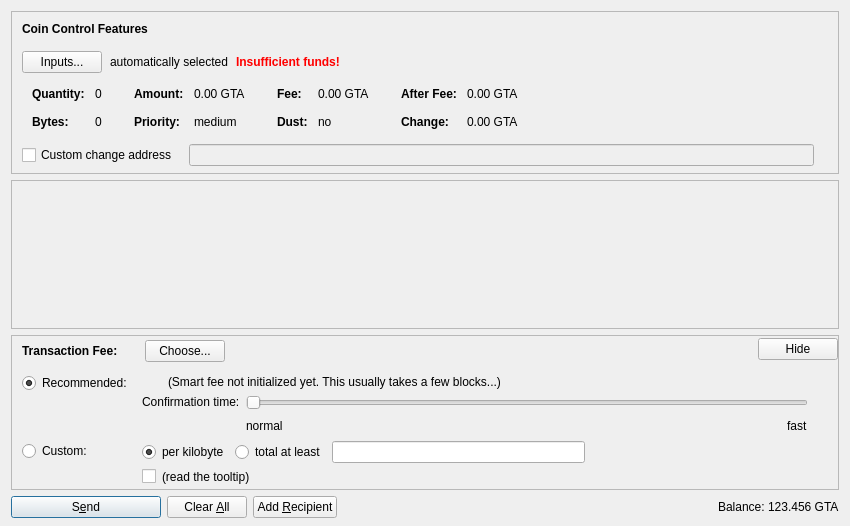
<?xml version="1.0" encoding="UTF-8"?>
<ui version="4.0">
 <class>SendCoinsDialog</class>
 <widget class="QDialog" name="SendCoinsDialog">
  <property name="geometry">
   <rect>
    <x>0</x>
    <y>0</y>
    <width>850</width>
    <height>526</height>
   </rect>
  </property>
  <property name="windowTitle">
   <string>Send Coins</string>
  </property>
  <layout class="QVBoxLayout" name="verticalLayout" stretch="0,1,0,0">
   <property name="bottomMargin">
    <number>8</number>
   </property>
   <item>
    <widget class="QFrame" name="frameCoinControl">
     <property name="sizePolicy">
      <sizepolicy hsizetype="Expanding" vsizetype="Expanding">
       <horstretch>0</horstretch>
       <verstretch>0</verstretch>
      </sizepolicy>
     </property>
     <property name="maximumSize">
      <size>
       <width>16777215</width>
       <height>16777215</height>
      </size>
     </property>
     <property name="frameShape">
      <enum>QFrame::StyledPanel</enum>
     </property>
     <property name="frameShadow">
      <enum>QFrame::Sunken</enum>
     </property>
     <layout class="QVBoxLayout" name="verticalLayoutCoinControl2">
      <property name="spacing">
       <number>0</number>
      </property>
      <property name="leftMargin">
       <number>0</number>
      </property>
      <property name="topMargin">
       <number>0</number>
      </property>
      <property name="rightMargin">
       <number>0</number>
      </property>
      <property name="bottomMargin">
       <number>6</number>
      </property>
      <item>
       <layout class="QVBoxLayout" name="verticalLayoutCoinControl" stretch="0,0,0,0,1">
        <property name="spacing">
         <number>0</number>
        </property>
        <property name="leftMargin">
         <number>10</number>
        </property>
        <property name="topMargin">
         <number>10</number>
        </property>
        <item>
         <layout class="QHBoxLayout" name="horizontalLayoutCoinControl1">
          <property name="bottomMargin">
           <number>15</number>
          </property>
          <item>
           <widget class="QLabel" name="labelCoinControlFeatures">
            <property name="sizePolicy">
             <sizepolicy hsizetype="Preferred" vsizetype="Maximum">
              <horstretch>0</horstretch>
              <verstretch>0</verstretch>
             </sizepolicy>
            </property>
            <property name="font">
             <font>
              <weight>75</weight>
              <bold>true</bold>
             </font>
            </property>
            <property name="styleSheet">
             <string notr="true">font-weight:bold;</string>
            </property>
            <property name="text">
             <string>Coin Control Features</string>
            </property>
           </widget>
          </item>
         </layout>
        </item>
        <item>
         <layout class="QHBoxLayout" name="horizontalLayoutCoinControl2" stretch="0,0,0,0">
          <property name="spacing">
           <number>8</number>
          </property>
          <property name="bottomMargin">
           <number>10</number>
          </property>
          <item>
           <widget class="QPushButton" name="pushButtonCoinControl">
            <property name="styleSheet">
             <string notr="true"/>
            </property>
            <property name="text">
             <string>Inputs...</string>
            </property>
            <property name="autoDefault">
             <bool>false</bool>
            </property>
           </widget>
          </item>
          <item>
           <widget class="QLabel" name="labelCoinControlAutomaticallySelected">
            <property name="text">
             <string>automatically selected</string>
            </property>
            <property name="margin">
             <number>5</number>
            </property>
           </widget>
          </item>
          <item>
           <widget class="QLabel" name="labelCoinControlInsuffFunds">
            <property name="font">
             <font>
              <weight>75</weight>
              <bold>true</bold>
             </font>
            </property>
            <property name="styleSheet">
             <string notr="true">color:red;font-weight:bold;</string>
            </property>
            <property name="text">
             <string>Insufficient funds!</string>
            </property>
            <property name="margin">
             <number>5</number>
            </property>
           </widget>
          </item>
          <item>
           <spacer name="horizontalSpacerCoinControl">
            <property name="orientation">
             <enum>Qt::Horizontal</enum>
            </property>
            <property name="sizeHint" stdset="0">
             <size>
              <width>40</width>
              <height>1</height>
             </size>
            </property>
           </spacer>
          </item>
         </layout>
        </item>
        <item>
         <widget class="QWidget" name="widgetCoinControl" native="true">
          <property name="sizePolicy">
           <sizepolicy hsizetype="Preferred" vsizetype="Preferred">
            <horstretch>0</horstretch>
            <verstretch>0</verstretch>
           </sizepolicy>
          </property>
          <property name="minimumSize">
           <size>
            <width>0</width>
            <height>0</height>
           </size>
          </property>
          <property name="styleSheet">
           <string notr="true"/>
          </property>
          <layout class="QHBoxLayout" name="horizontalLayoutCoinControl5">
           <property name="leftMargin">
            <number>0</number>
           </property>
           <property name="topMargin">
            <number>0</number>
           </property>
           <property name="rightMargin">
            <number>0</number>
           </property>
           <property name="bottomMargin">
            <number>0</number>
           </property>
           <item>
            <layout class="QHBoxLayout" name="horizontalLayoutCoinControl3" stretch="0,0,0,1">
             <property name="spacing">
              <number>20</number>
             </property>
             <property name="topMargin">
              <number>0</number>
             </property>
             <property name="bottomMargin">
              <number>10</number>
             </property>
             <item>
              <layout class="QFormLayout" name="formLayoutCoinControl1">
               <property name="horizontalSpacing">
                <number>10</number>
               </property>
               <property name="verticalSpacing">
                <number>14</number>
               </property>
               <property name="leftMargin">
                <number>10</number>
               </property>
               <property name="topMargin">
                <number>4</number>
               </property>
               <property name="rightMargin">
                <number>6</number>
               </property>
               <item row="0" column="0">
                <widget class="QLabel" name="labelCoinControlQuantityText">
                 <property name="font">
                  <font>
                   <weight>75</weight>
                   <bold>true</bold>
                  </font>
                 </property>
                 <property name="text">
                  <string>Quantity:</string>
                 </property>
                 <property name="margin">
                  <number>0</number>
                 </property>
                </widget>
               </item>
               <item row="0" column="1">
                <widget class="QLabel" name="labelCoinControlQuantity">
                 <property name="cursor">
                  <cursorShape>IBeamCursor</cursorShape>
                 </property>
                 <property name="contextMenuPolicy">
                  <enum>Qt::ActionsContextMenu</enum>
                 </property>
                 <property name="text">
                  <string notr="true">0</string>
                 </property>
                 <property name="margin">
                  <number>0</number>
                 </property>
                 <property name="textInteractionFlags">
                  <set>Qt::LinksAccessibleByMouse|Qt::TextSelectableByKeyboard|Qt::TextSelectableByMouse</set>
                 </property>
                </widget>
               </item>
               <item row="1" column="0">
                <widget class="QLabel" name="labelCoinControlBytesText">
                 <property name="font">
                  <font>
                   <weight>75</weight>
                   <bold>true</bold>
                  </font>
                 </property>
                 <property name="text">
                  <string>Bytes:</string>
                 </property>
                </widget>
               </item>
               <item row="1" column="1">
                <widget class="QLabel" name="labelCoinControlBytes">
                 <property name="cursor">
                  <cursorShape>IBeamCursor</cursorShape>
                 </property>
                 <property name="contextMenuPolicy">
                  <enum>Qt::ActionsContextMenu</enum>
                 </property>
                 <property name="text">
                  <string notr="true">0</string>
                 </property>
                 <property name="textInteractionFlags">
                  <set>Qt::LinksAccessibleByMouse|Qt::TextSelectableByKeyboard|Qt::TextSelectableByMouse</set>
                 </property>
                </widget>
               </item>
              </layout>
             </item>
             <item>
              <layout class="QFormLayout" name="formLayoutCoinControl2">
               <property name="horizontalSpacing">
                <number>10</number>
               </property>
               <property name="verticalSpacing">
                <number>14</number>
               </property>
               <property name="leftMargin">
                <number>6</number>
               </property>
               <property name="topMargin">
                <number>4</number>
               </property>
               <property name="rightMargin">
                <number>6</number>
               </property>
               <item row="0" column="0">
                <widget class="QLabel" name="labelCoinControlAmountText">
                 <property name="font">
                  <font>
                   <weight>75</weight>
                   <bold>true</bold>
                  </font>
                 </property>
                 <property name="text">
                  <string>Amount:</string>
                 </property>
                 <property name="margin">
                  <number>0</number>
                 </property>
                </widget>
               </item>
               <item row="0" column="1">
                <widget class="QLabel" name="labelCoinControlAmount">
                 <property name="cursor">
                  <cursorShape>IBeamCursor</cursorShape>
                 </property>
                 <property name="contextMenuPolicy">
                  <enum>Qt::ActionsContextMenu</enum>
                 </property>
                 <property name="text">
                  <string notr="true">0.00 GTA</string>
                 </property>
                 <property name="textInteractionFlags">
                  <set>Qt::LinksAccessibleByMouse|Qt::TextSelectableByKeyboard|Qt::TextSelectableByMouse</set>
                 </property>
                </widget>
               </item>
               <item row="1" column="0">
                <widget class="QLabel" name="labelCoinControlPriorityText">
                 <property name="font">
                  <font>
                   <weight>75</weight>
                   <bold>true</bold>
                  </font>
                 </property>
                 <property name="text">
                  <string>Priority:</string>
                 </property>
                </widget>
               </item>
               <item row="1" column="1">
                <widget class="QLabel" name="labelCoinControlPriority">
                 <property name="cursor">
                  <cursorShape>IBeamCursor</cursorShape>
                 </property>
                 <property name="contextMenuPolicy">
                  <enum>Qt::ActionsContextMenu</enum>
                 </property>
                 <property name="text">
                  <string notr="true">medium</string>
                 </property>
                 <property name="textInteractionFlags">
                  <set>Qt::LinksAccessibleByMouse|Qt::TextSelectableByKeyboard|Qt::TextSelectableByMouse</set>
                 </property>
                </widget>
               </item>
              </layout>
             </item>
             <item>
              <layout class="QFormLayout" name="formLayoutCoinControl3">
               <property name="horizontalSpacing">
                <number>10</number>
               </property>
               <property name="verticalSpacing">
                <number>14</number>
               </property>
               <property name="leftMargin">
                <number>6</number>
               </property>
               <property name="topMargin">
                <number>4</number>
               </property>
               <property name="rightMargin">
                <number>6</number>
               </property>
               <item row="0" column="0">
                <widget class="QLabel" name="labelCoinControlFeeText">
                 <property name="font">
                  <font>
                   <weight>75</weight>
                   <bold>true</bold>
                  </font>
                 </property>
                 <property name="text">
                  <string>Fee:</string>
                 </property>
                 <property name="margin">
                  <number>0</number>
                 </property>
                </widget>
               </item>
               <item row="0" column="1">
                <widget class="QLabel" name="labelCoinControlFee">
                 <property name="cursor">
                  <cursorShape>IBeamCursor</cursorShape>
                 </property>
                 <property name="contextMenuPolicy">
                  <enum>Qt::ActionsContextMenu</enum>
                 </property>
                 <property name="text">
                  <string notr="true">0.00 GTA</string>
                 </property>
                 <property name="textInteractionFlags">
                  <set>Qt::LinksAccessibleByMouse|Qt::TextSelectableByKeyboard|Qt::TextSelectableByMouse</set>
                 </property>
                </widget>
               </item>
               <item row="1" column="0">
                <widget class="QLabel" name="labelCoinControlLowOutputText">
                 <property name="font">
                  <font>
                   <weight>75</weight>
                   <bold>true</bold>
                  </font>
                 </property>
                 <property name="text">
                  <string>Dust:</string>
                 </property>
                </widget>
               </item>
               <item row="1" column="1">
                <widget class="QLabel" name="labelCoinControlLowOutput">
                 <property name="cursor">
                  <cursorShape>IBeamCursor</cursorShape>
                 </property>
                 <property name="contextMenuPolicy">
                  <enum>Qt::ActionsContextMenu</enum>
                 </property>
                 <property name="text">
                  <string notr="true">no</string>
                 </property>
                 <property name="textInteractionFlags">
                  <set>Qt::LinksAccessibleByMouse|Qt::TextSelectableByKeyboard|Qt::TextSelectableByMouse</set>
                 </property>
                </widget>
               </item>
              </layout>
             </item>
             <item>
              <layout class="QFormLayout" name="formLayoutCoinControl4">
               <property name="horizontalSpacing">
                <number>10</number>
               </property>
               <property name="verticalSpacing">
                <number>14</number>
               </property>
               <property name="leftMargin">
                <number>6</number>
               </property>
               <property name="topMargin">
                <number>4</number>
               </property>
               <property name="rightMargin">
                <number>6</number>
               </property>
               <item row="0" column="0">
                <widget class="QLabel" name="labelCoinControlAfterFeeText">
                 <property name="font">
                  <font>
                   <weight>75</weight>
                   <bold>true</bold>
                  </font>
                 </property>
                 <property name="text">
                  <string>After Fee:</string>
                 </property>
                 <property name="margin">
                  <number>0</number>
                 </property>
                </widget>
               </item>
               <item row="0" column="1">
                <widget class="QLabel" name="labelCoinControlAfterFee">
                 <property name="cursor">
                  <cursorShape>IBeamCursor</cursorShape>
                 </property>
                 <property name="contextMenuPolicy">
                  <enum>Qt::ActionsContextMenu</enum>
                 </property>
                 <property name="text">
                  <string notr="true">0.00 GTA</string>
                 </property>
                 <property name="textInteractionFlags">
                  <set>Qt::LinksAccessibleByMouse|Qt::TextSelectableByKeyboard|Qt::TextSelectableByMouse</set>
                 </property>
                </widget>
               </item>
               <item row="1" column="0">
                <widget class="QLabel" name="labelCoinControlChangeText">
                 <property name="font">
                  <font>
                   <weight>75</weight>
                   <bold>true</bold>
                  </font>
                 </property>
                 <property name="text">
                  <string>Change:</string>
                 </property>
                </widget>
               </item>
               <item row="1" column="1">
                <widget class="QLabel" name="labelCoinControlChange">
                 <property name="cursor">
                  <cursorShape>IBeamCursor</cursorShape>
                 </property>
                 <property name="contextMenuPolicy">
                  <enum>Qt::ActionsContextMenu</enum>
                 </property>
                 <property name="text">
                  <string notr="true">0.00 GTA</string>
                 </property>
                 <property name="textInteractionFlags">
                  <set>Qt::LinksAccessibleByMouse|Qt::TextSelectableByKeyboard|Qt::TextSelectableByMouse</set>
                 </property>
                </widget>
               </item>
              </layout>
             </item>
            </layout>
           </item>
          </layout>
         </widget>
        </item>
        <item>
         <layout class="QHBoxLayout" name="horizontalLayoutCoinControl4" stretch="0,0,0">
          <property name="spacing">
           <number>12</number>
          </property>
          <property name="sizeConstraint">
           <enum>QLayout::SetDefaultConstraint</enum>
          </property>
          <property name="topMargin">
           <number>5</number>
          </property>
          <property name="rightMargin">
           <number>5</number>
          </property>
          <item>
           <widget class="QCheckBox" name="checkBoxCoinControlChange">
            <property name="toolTip">
             <string>If this is activated, but the change address is empty or invalid, change will be sent to a newly generated address.</string>
            </property>
            <property name="text">
             <string>Custom change address</string>
            </property>
           </widget>
          </item>
          <item>
           <widget class="QValidatedLineEdit" name="lineEditCoinControlChange">
            <property name="enabled">
             <bool>false</bool>
            </property>
            <property name="sizePolicy">
             <sizepolicy hsizetype="Expanding" vsizetype="Fixed">
              <horstretch>0</horstretch>
              <verstretch>0</verstretch>
             </sizepolicy>
            </property>
           </widget>
          </item>
          <item>
           <widget class="QLabel" name="labelCoinControlChangeLabel">
            <property name="sizePolicy">
             <sizepolicy hsizetype="Preferred" vsizetype="Expanding">
              <horstretch>0</horstretch>
              <verstretch>0</verstretch>
             </sizepolicy>
            </property>
            <property name="minimumSize">
             <size>
              <width>0</width>
              <height>0</height>
             </size>
            </property>
            <property name="text">
             <string/>
            </property>
            <property name="margin">
             <number>3</number>
            </property>
           </widget>
          </item>
         </layout>
        </item>
        <item>
         <spacer name="verticalSpacerCoinControl">
          <property name="orientation">
           <enum>Qt::Vertical</enum>
          </property>
          <property name="sizeHint" stdset="0">
           <size>
            <width>800</width>
            <height>1</height>
           </size>
          </property>
         </spacer>
        </item>
       </layout>
      </item>
     </layout>
    </widget>
   </item>
   <item>
    <widget class="QScrollArea" name="scrollArea">
     <property name="widgetResizable">
      <bool>true</bool>
     </property>
     <widget class="QWidget" name="scrollAreaWidgetContents">
      <property name="geometry">
       <rect>
        <x>0</x>
        <y>0</y>
        <width>830</width>
        <height>104</height>
       </rect>
      </property>
      <layout class="QVBoxLayout" name="verticalLayout_2" stretch="0,1">
       <property name="leftMargin">
        <number>0</number>
       </property>
       <property name="topMargin">
        <number>0</number>
       </property>
       <property name="rightMargin">
        <number>0</number>
       </property>
       <property name="bottomMargin">
        <number>0</number>
       </property>
       <item>
        <layout class="QVBoxLayout" name="entries">
         <property name="spacing">
          <number>6</number>
         </property>
        </layout>
       </item>
       <item>
        <spacer name="verticalSpacer">
         <property name="orientation">
          <enum>Qt::Vertical</enum>
         </property>
         <property name="sizeHint" stdset="0">
          <size>
           <width>20</width>
           <height>40</height>
          </size>
         </property>
        </spacer>
       </item>
      </layout>
     </widget>
    </widget>
   </item>
   <item>
    <widget class="QFrame" name="frameFee">
     <property name="sizePolicy">
      <sizepolicy hsizetype="Expanding" vsizetype="Expanding">
       <horstretch>0</horstretch>
       <verstretch>0</verstretch>
      </sizepolicy>
     </property>
     <property name="maximumSize">
      <size>
       <width>16777215</width>
       <height>16777215</height>
      </size>
     </property>
     <property name="frameShape">
      <enum>QFrame::StyledPanel</enum>
     </property>
     <property name="frameShadow">
      <enum>QFrame::Sunken</enum>
     </property>
     <layout class="QVBoxLayout" name="verticalLayoutFee1">
      <property name="spacing">
       <number>0</number>
      </property>
      <property name="leftMargin">
       <number>0</number>
      </property>
      <property name="topMargin">
       <number>0</number>
      </property>
      <property name="rightMargin">
       <number>0</number>
      </property>
      <property name="bottomMargin">
       <number>0</number>
      </property>
      <item>
       <layout class="QVBoxLayout" name="verticalLayoutFee2" stretch="0,0,0">
        <property name="spacing">
         <number>0</number>
        </property>
        <property name="leftMargin">
         <number>10</number>
        </property>
        <property name="topMargin">
         <number>0</number>
        </property>
        <item>
         <layout class="QHBoxLayout" name="horizontalLayoutFee1">
          <property name="bottomMargin">
           <number>0</number>
          </property>
          <item>
           <layout class="QVBoxLayout" name="verticalLayoutFee7">
            <property name="spacing">
             <number>0</number>
            </property>
            <item>
             <spacer name="verticalSpacerSmartFee">
              <property name="orientation">
               <enum>Qt::Vertical</enum>
              </property>
              <property name="sizeType">
               <enum>QSizePolicy::Fixed</enum>
              </property>
              <property name="sizeHint" stdset="0">
               <size>
                <width>1</width>
                <height>4</height>
               </size>
              </property>
             </spacer>
            </item>
            <item>
             <layout class="QHBoxLayout" name="horizontalLayoutSmartFee">
              <property name="spacing">
               <number>10</number>
              </property>
              <item>
               <widget class="QLabel" name="labelFeeHeadline">
                <property name="sizePolicy">
                 <sizepolicy hsizetype="Preferred" vsizetype="Maximum">
                  <horstretch>0</horstretch>
                  <verstretch>0</verstretch>
                 </sizepolicy>
                </property>
                <property name="font">
                 <font>
                  <weight>75</weight>
                  <bold>true</bold>
                 </font>
                </property>
                <property name="styleSheet">
                 <string notr="true">font-weight:bold;</string>
                </property>
                <property name="text">
                 <string>Transaction Fee:</string>
                </property>
               </widget>
              </item>
              <item>
               <widget class="QLabel" name="labelFeeMinimized">
                <property name="text">
                 <string/>
                </property>
               </widget>
              </item>
              <item>
               <widget class="QPushButton" name="buttonChooseFee">
                <property name="text">
                 <string>Choose...</string>
                </property>
               </widget>
              </item>
             </layout>
            </item>
            <item>
             <spacer name="verticalSpacer_5">
              <property name="orientation">
               <enum>Qt::Vertical</enum>
              </property>
              <property name="sizeHint" stdset="0">
               <size>
                <width>1</width>
                <height>1</height>
               </size>
              </property>
             </spacer>
            </item>
           </layout>
          </item>
          <item>
           <spacer name="horizontalSpacer_4">
            <property name="orientation">
             <enum>Qt::Horizontal</enum>
            </property>
            <property name="sizeHint" stdset="0">
             <size>
              <width>40</width>
              <height>20</height>
             </size>
            </property>
           </spacer>
          </item>
          <item>
           <widget class="QPushButton" name="buttonMinimizeFee">
            <property name="toolTip">
             <string>collapse fee-settings</string>
            </property>
            <property name="text">
             <string>Hide</string>
            </property>
           </widget>
          </item>
         </layout>
        </item>
        <item>
         <widget class="QFrame" name="frameFeeSelection">
          <layout class="QVBoxLayout" name="verticalLayoutFee12">
           <property name="spacing">
            <number>0</number>
           </property>
           <property name="leftMargin">
            <number>0</number>
           </property>
           <property name="topMargin">
            <number>0</number>
           </property>
           <property name="rightMargin">
            <number>0</number>
           </property>
           <property name="bottomMargin">
            <number>0</number>
           </property>
           <item>
            <layout class="QGridLayout" name="gridLayoutFee">
             <property name="topMargin">
              <number>10</number>
             </property>
             <property name="bottomMargin">
              <number>4</number>
             </property>
             <property name="horizontalSpacing">
              <number>10</number>
             </property>
             <property name="verticalSpacing">
              <number>4</number>
             </property>
             <item row="1" column="1">
              <layout class="QVBoxLayout" name="verticalLayoutFee8">
               <property name="spacing">
                <number>6</number>
               </property>
               <item>
                <layout class="QHBoxLayout" name="horizontalLayoutFee13">
                 <item>
                  <widget class="QRadioButton" name="radioCustomPerKilobyte">
                   <property name="toolTip">
                    <string>If the custom fee is set to 1000 satoshis and the transaction is only 250 bytes, then &quot;per kilobyte&quot; only pays 250 satoshis in fee, while &quot;total at least&quot; pays 1000 satoshis. For transactions bigger than a kilobyte both pay by kilobyte.</string>
                   </property>
                   <property name="text">
                    <string>per kilobyte</string>
                   </property>
                   <property name="checked">
                    <bool>true</bool>
                   </property>
                   <attribute name="buttonGroup">
                    <string notr="true">groupCustomFee</string>
                   </attribute>
                  </widget>
                 </item>
                 <item>
                  <widget class="QRadioButton" name="radioCustomAtLeast">
                   <property name="toolTip">
                    <string>If the custom fee is set to 1000 satoshis and the transaction is only 250 bytes, then &quot;per kilobyte&quot; only pays 250 satoshis in fee, while &quot;total at least&quot; pays 1000 satoshis. For transactions bigger than a kilobyte both pay by kilobyte.</string>
                   </property>
                   <property name="text">
                    <string>total at least</string>
                   </property>
                   <attribute name="buttonGroup">
                    <string notr="true">groupCustomFee</string>
                   </attribute>
                  </widget>
                 </item>
                 <item>
                  <widget class="GtacoinAmountField" name="customFee"/>
                 </item>
                 <item>
                  <spacer name="horizontalSpacer_6">
                   <property name="orientation">
                    <enum>Qt::Horizontal</enum>
                   </property>
                   <property name="sizeHint" stdset="0">
                    <size>
                     <width>1</width>
                     <height>1</height>
                    </size>
                   </property>
                  </spacer>
                 </item>
                </layout>
               </item>
               <item>
                <layout class="QHBoxLayout" name="horizontalLayoutFee8">
                 <item>
                  <widget class="QCheckBox" name="checkBoxMinimumFee">
                   <property name="toolTip">
                    <string>Paying only the minimum fee is just fine as long as there is less transaction volume than space in the blocks. But be aware that this can end up in a never confirming transaction once there is more demand for gtacoin transactions than the network can process.</string>
                   </property>
                   <property name="text">
                    <string/>
                   </property>
                  </widget>
                 </item>
                 <item>
                  <widget class="QLabel" name="labelMinFeeWarning">
                   <property name="enabled">
                    <bool>true</bool>
                   </property>
                   <property name="toolTip">
                    <string>Paying only the minimum fee is just fine as long as there is less transaction volume than space in the blocks. But be aware that this can end up in a never confirming transaction once there is more demand for gtacoin transactions than the network can process.</string>
                   </property>
                   <property name="text">
                    <string>(read the tooltip)</string>
                   </property>
                   <property name="margin">
                    <number>5</number>
                   </property>
                  </widget>
                 </item>
                 <item>
                  <spacer name="horizontalSpacer_2">
                   <property name="orientation">
                    <enum>Qt::Horizontal</enum>
                   </property>
                   <property name="sizeHint" stdset="0">
                    <size>
                     <width>1</width>
                     <height>1</height>
                    </size>
                   </property>
                  </spacer>
                 </item>
                </layout>
               </item>
              </layout>
             </item>
             <item row="0" column="0">
              <layout class="QVBoxLayout" name="verticalLayoutFee4" stretch="0,1">
               <item>
                <widget class="QRadioButton" name="radioSmartFee">
                 <property name="text">
                  <string>Recommended:</string>
                 </property>
                 <property name="checked">
                  <bool>true</bool>
                 </property>
                 <attribute name="buttonGroup">
                  <string notr="true">groupFee</string>
                 </attribute>
                </widget>
               </item>
               <item>
                <spacer name="verticalSpacer_2">
                 <property name="orientation">
                  <enum>Qt::Vertical</enum>
                 </property>
                 <property name="sizeHint" stdset="0">
                  <size>
                   <width>1</width>
                   <height>1</height>
                  </size>
                 </property>
                </spacer>
               </item>
              </layout>
             </item>
             <item row="1" column="0">
              <layout class="QVBoxLayout" name="verticalLayoutFee9" stretch="0,1">
               <item>
                <widget class="QRadioButton" name="radioCustomFee">
                 <property name="text">
                  <string>Custom:</string>
                 </property>
                 <attribute name="buttonGroup">
                  <string notr="true">groupFee</string>
                 </attribute>
                </widget>
               </item>
               <item>
                <spacer name="verticalSpacer_6">
                 <property name="orientation">
                  <enum>Qt::Vertical</enum>
                 </property>
                 <property name="sizeHint" stdset="0">
                  <size>
                   <width>1</width>
                   <height>1</height>
                  </size>
                 </property>
                </spacer>
               </item>
              </layout>
             </item>
             <item row="0" column="1">
              <layout class="QVBoxLayout" name="verticalLayoutFee3" stretch="0,0,1">
               <property name="spacing">
                <number>6</number>
               </property>
               <property name="topMargin">
                <number>2</number>
               </property>
               <item>
                <layout class="QHBoxLayout" name="horizontalLayoutFee12">
                 <item>
                  <widget class="QLabel" name="labelSmartFee">
                   <property name="text">
                    <string/>
                   </property>
                   <property name="margin">
                    <number>2</number>
                   </property>
                  </widget>
                 </item>
                 <item>
                  <widget class="QLabel" name="labelFeeEstimation">
                   <property name="text">
                    <string/>
                   </property>
                  </widget>
                 </item>
                 <item>
                  <widget class="QLabel" name="labelSmartFee2">
                   <property name="text">
                    <string>(Smart fee not initialized yet. This usually takes a few blocks...)</string>
                   </property>
                   <property name="margin">
                    <number>2</number>
                   </property>
                  </widget>
                 </item>
                 <item>
                  <spacer name="horizontalSpacer_5">
                   <property name="orientation">
                    <enum>Qt::Horizontal</enum>
                   </property>
                   <property name="sizeHint" stdset="0">
                    <size>
                     <width>1</width>
                     <height>1</height>
                    </size>
                   </property>
                  </spacer>
                 </item>
                </layout>
               </item>
               <item>
                <layout class="QHBoxLayout" name="horizontalLayoutFee9">
                 <item>
                  <layout class="QVBoxLayout" name="verticalLayoutFee6">
                   <item>
                    <widget class="QLabel" name="labelSmartFee3">
                     <property name="text">
                      <string>Confirmation time:</string>
                     </property>
                     <property name="margin">
                      <number>2</number>
                     </property>
                    </widget>
                   </item>
                   <item>
                    <spacer name="verticalSpacer_3">
                     <property name="orientation">
                      <enum>Qt::Vertical</enum>
                     </property>
                     <property name="sizeHint" stdset="0">
                      <size>
                       <width>1</width>
                       <height>1</height>
                      </size>
                     </property>
                    </spacer>
                   </item>
                  </layout>
                 </item>
                 <item>
                  <layout class="QVBoxLayout" name="verticalLayoutFee5">
                   <property name="rightMargin">
                    <number>30</number>
                   </property>
                   <item>
                    <widget class="QSlider" name="sliderSmartFee">
                     <property name="minimum">
                      <number>0</number>
                     </property>
                     <property name="maximum">
                      <number>24</number>
                     </property>
                     <property name="pageStep">
                      <number>1</number>
                     </property>
                     <property name="value">
                      <number>0</number>
                     </property>
                     <property name="orientation">
                      <enum>Qt::Horizontal</enum>
                     </property>
                     <property name="invertedAppearance">
                      <bool>false</bool>
                     </property>
                     <property name="invertedControls">
                      <bool>false</bool>
                     </property>
                     <property name="tickPosition">
                      <enum>QSlider::NoTicks</enum>
                     </property>
                    </widget>
                   </item>
                   <item>
                    <layout class="QHBoxLayout" name="horizontalLayoutFee10">
                     <item>
                      <widget class="QLabel" name="labelSmartFeeNormal">
                       <property name="text">
                        <string>normal</string>
                       </property>
                      </widget>
                     </item>
                     <item>
                      <spacer name="horizontalSpacer_3">
                       <property name="orientation">
                        <enum>Qt::Horizontal</enum>
                       </property>
                       <property name="sizeHint" stdset="0">
                        <size>
                         <width>40</width>
                         <height>20</height>
                        </size>
                       </property>
                      </spacer>
                     </item>
                     <item>
                      <widget class="QLabel" name="labelSmartFeeFast">
                       <property name="text">
                        <string>fast</string>
                       </property>
                      </widget>
                     </item>
                    </layout>
                   </item>
                  </layout>
                 </item>
                </layout>
               </item>
               <item>
                <spacer name="verticalSpacer_4">
                 <property name="orientation">
                  <enum>Qt::Vertical</enum>
                 </property>
                 <property name="sizeHint" stdset="0">
                  <size>
                   <width>1</width>
                   <height>1</height>
                  </size>
                 </property>
                </spacer>
               </item>
              </layout>
             </item>
            </layout>
           </item>
          </layout>
         </widget>
        </item>
        <item>
         <spacer name="verticalSpacerFee">
          <property name="orientation">
           <enum>Qt::Vertical</enum>
          </property>
          <property name="sizeHint" stdset="0">
           <size>
            <width>800</width>
            <height>1</height>
           </size>
          </property>
         </spacer>
        </item>
       </layout>
      </item>
     </layout>
    </widget>
   </item>
   <item>
    <layout class="QHBoxLayout" name="horizontalLayout">
     <item>
      <widget class="QPushButton" name="sendButton">
       <property name="minimumSize">
        <size>
         <width>150</width>
         <height>0</height>
        </size>
       </property>
       <property name="toolTip">
        <string>Confirm the send action</string>
       </property>
       <property name="text">
        <string>S&amp;end</string>
       </property>
       <property name="autoDefault">
        <bool>false</bool>
       </property>
       <property name="default">
        <bool>true</bool>
       </property>
      </widget>
     </item>
     <item>
      <widget class="QPushButton" name="clearButton">
       <property name="sizePolicy">
        <sizepolicy hsizetype="Minimum" vsizetype="Fixed">
         <horstretch>0</horstretch>
         <verstretch>0</verstretch>
        </sizepolicy>
       </property>
       <property name="toolTip">
        <string>Clear all fields of the form.</string>
       </property>
       <property name="text">
        <string>Clear &amp;All</string>
       </property>
       <property name="autoDefault">
        <bool>false</bool>
       </property>
      </widget>
     </item>
     <item>
      <widget class="QPushButton" name="addButton">
       <property name="toolTip">
        <string>Send to multiple recipients at once</string>
       </property>
       <property name="text">
        <string>Add &amp;Recipient</string>
       </property>
       <property name="autoDefault">
        <bool>false</bool>
       </property>
      </widget>
     </item>
     <item>
      <spacer name="horizontalSpacer">
       <property name="orientation">
        <enum>Qt::Horizontal</enum>
       </property>
       <property name="sizeHint" stdset="0">
        <size>
         <width>40</width>
         <height>20</height>
        </size>
       </property>
      </spacer>
     </item>
     <item>
      <layout class="QHBoxLayout" name="horizontalLayout_2">
       <property name="spacing">
        <number>3</number>
       </property>
       <item>
        <widget class="QLabel" name="label">
         <property name="sizePolicy">
          <sizepolicy hsizetype="Preferred" vsizetype="Fixed">
           <horstretch>0</horstretch>
           <verstretch>0</verstretch>
          </sizepolicy>
         </property>
         <property name="text">
          <string>Balance:</string>
         </property>
        </widget>
       </item>
       <item>
        <widget class="QLabel" name="labelBalance">
         <property name="sizePolicy">
          <sizepolicy hsizetype="Preferred" vsizetype="Fixed">
           <horstretch>0</horstretch>
           <verstretch>0</verstretch>
          </sizepolicy>
         </property>
         <property name="cursor">
          <cursorShape>IBeamCursor</cursorShape>
         </property>
         <property name="text">
          <string notr="true">123.456 GTA</string>
         </property>
         <property name="textInteractionFlags">
          <set>Qt::LinksAccessibleByMouse|Qt::TextSelectableByKeyboard|Qt::TextSelectableByMouse</set>
         </property>
        </widget>
       </item>
      </layout>
     </item>
    </layout>
   </item>
  </layout>
 </widget>
 <customwidgets>
  <customwidget>
   <class>QValidatedLineEdit</class>
   <extends>QLineEdit</extends>
   <header>qvalidatedlineedit.h</header>
  </customwidget>
  <customwidget>
   <class>GtacoinAmountField</class>
   <extends>QLineEdit</extends>
   <header>gtacoinamountfield.h</header>
   <container>1</container>
  </customwidget>
 </customwidgets>
 <resources>
  <include location="../gtacoin.qrc"/>
 </resources>
 <connections/>
 <buttongroups>
  <buttongroup name="groupFee"/>
  <buttongroup name="groupCustomFee"/>
 </buttongroups>
</ui>
